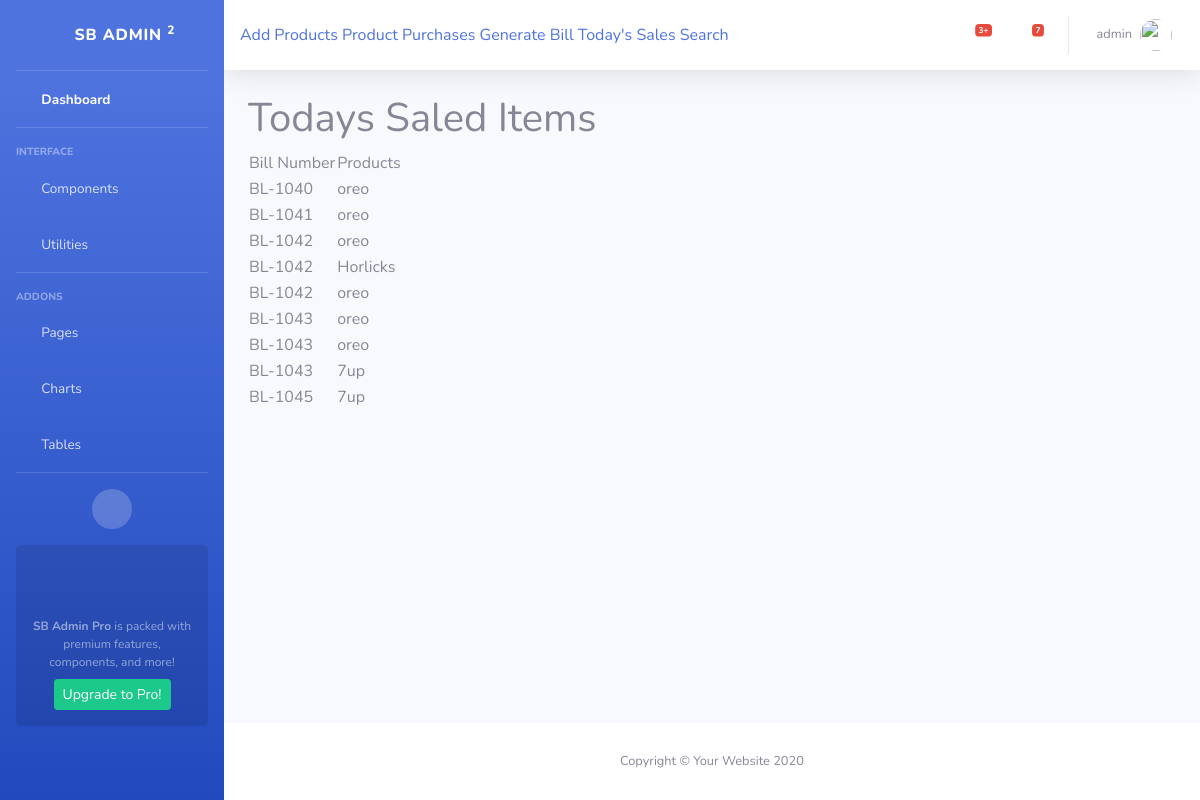
/billing/dsales (signed in), run on the app's committed database.
### app_billing/models.py (models this page shows, shortened)
class OrderLine(models.Model):
    bill_number = models.ForeignKey(Order, on_delete=models.CASCADE)
    product_name = models.ForeignKey(Items, on_delete=models.CASCADE)
    product_qty = models.FloatField()
    amount= models.FloatField()

class Order(models.Model):
    billnumber = models.CharField(max_length=12, unique=True)
    bill_date = models.DateField(auto_now=True)
    customer_name = models.CharField(max_length=60)
    phone_number = models.CharField(max_length=12)
    bill_total = models.IntegerField(default=0)
    def __str__(self):
        return str(self.billnumber)

class Items(models.Model):
    item_name = models.CharField(max_length=120)
    def __str__(self):
        return self.item_name

### app_billing/views.py (the view)
# urls.py: path('dsales', DailySales.as_view(), name='dsales'),
class DailySales(TemplateView):
    model = Order
    template_name = 'app_billing/admin_home.html'
    def get(self, request, *args, **kwargs):
        dates = date.today()
        tbill = Order.objects.filter(bill_date=dates)
        products = OrderLine.objects.filter(bill_number__billnumber__in=[t.billnumber for t in tbill])
        self.context = {
            "products":products,
        }
        return render(request, self.template_name, self.context)

### app_billing/templates/app_billing/admin_home.html
{% extends 'app_billing/admin_base.html' %}
{% block body_block %}
<h1>Todays Saled Items</h1>
<table>
    <tr>
        <td>Bill Number</td>
        <td>Products</td>
    </tr>
    {% for product in products %}
    <tr>
        <td>{{ product.bill_number }}</td>
        <td>{{ product.product_name }}</td>
    </tr>
    {% endfor %}
</table>
{% endblock %}

### app_billing/templates/app_billing/admin_base.html (shortened to what this page needs)
{%load static %}
<!DOCTYPE html>
<html lang="en">
<head>
    <link href="{% static 'vendor/fontawesome-free/css/all.min.css' %}" rel="stylesheet" type="text/css">
    <link href="{% static 'css/sb-admin-2.min.css' %}" rel="stylesheet">
</head>
<body id="page-top">
    <div id="wrapper">
        <ul class="navbar-nav bg-gradient-primary sidebar sidebar-dark accordion" id="accordionSidebar">
            <a class="sidebar-brand d-flex align-items-center justify-content-center" href="index.html">
                <div class="sidebar-brand-icon rotate-n-15">
                    <i class="fas fa-laugh-wink"></i>
                </div>
                <div class="sidebar-brand-text mx-3">SB Admin <sup>2</sup></div>
            </a>
            <hr class="sidebar-divider my-0">
            <li class="nav-item active">
                <a class="nav-link" href="index.html">
                    <i class="fas fa-fw fa-tachometer-alt"></i>
                    <span>Dashboard</span></a>
            </li>
            <hr class="sidebar-divider">
            <div class="sidebar-heading">
                Interface
            </div>
            <li class="nav-item">
                <a class="nav-link collapsed" href="#" data-toggle="collapse" data-target="#collapseTwo"
                    aria-expanded="true" aria-controls="collapseTwo">
                    <i class="fas fa-fw fa-cog"></i>
                    <span>Components</span>
                </a>
            </li>
            <li class="nav-item">
                <a class="nav-link collapsed" href="#" data-toggle="collapse" data-target="#collapseUtilities"
                    aria-expanded="true" aria-controls="collapseUtilities">
                    <i class="fas fa-fw fa-wrench"></i>
                    <span>Utilities</span>
                </a>
            </li>
            <hr class="sidebar-divider">
            <div class="sidebar-heading">
                Addons
            </div>
            <li class="nav-item">
                <a class="nav-link collapsed" href="#" data-toggle="collapse" data-target="#collapsePages"
                    aria-expanded="true" aria-controls="collapsePages">
                    <i class="fas fa-fw fa-folder"></i>
                    <span>Pages</span>
                </a>
            </li>
            <li class="nav-item">
                <a class="nav-link" href="charts.html">
                    <i class="fas fa-fw fa-chart-area"></i>
                    <span>Charts</span></a>
            </li>
            <li class="nav-item">
                <a class="nav-link" href="tables.html">
                    <i class="fas fa-fw fa-table"></i>
                    <span>Tables</span></a>
            </li>
            <hr class="sidebar-divider d-none d-md-block">
            <div class="text-center d-none d-md-inline">
                <button class="rounded-circle border-0" id="sidebarToggle"></button>
            </div>
            <div class="sidebar-card">
                <p class="text-center mb-2"><strong>SB Admin Pro</strong> is packed with premium features, components, and more!</p>
                <a class="btn btn-success btn-sm" href="https://startbootstrap.com/theme/sb-admin-pro">Upgrade to Pro!</a>
            </div>
        </ul>
        <div id="content-wrapper" class="d-flex flex-column">
            <div id="content">
                <nav class="navbar navbar-expand navbar-light bg-white topbar mb-4 static-top shadow">
                    <form>
                       <a class="collapse-item" href="{% url 'item' %}">Add Products</a>
                        <a class="collapse-item" href="{% url 'productcreate' %}">Product Purchases </a>
                        <a class="collapse-item" href="{% url 'ordercreate' %}">Generate Bill </a>
                         <a class="collapse-item" href="{% url 'dsales' %}">Today's Sales </a>
                         <a class="collapse-item" href="{% url 'search' %}">Search </a>
                    </form>
                    <ul class="navbar-nav ml-auto">
                        <li class="nav-item dropdown no-arrow mx-1">
                            <a class="nav-link dropdown-toggle" href="#" id="alertsDropdown" role="button"
                                data-toggle="dropdown" aria-haspopup="true" aria-expanded="false">
                                <i class="fas fa-bell fa-fw"></i>
                                <span class="badge badge-danger badge-counter">3+</span>
                            </a>
                        </li>
                        <li class="nav-item dropdown no-arrow mx-1">
                            <a class="nav-link dropdown-toggle" href="#" id="messagesDropdown" role="button"
                                data-toggle="dropdown" aria-haspopup="true" aria-expanded="false">
                                <i class="fas fa-envelope fa-fw"></i>
                                <span class="badge badge-danger badge-counter">7</span>
                            </a>
                        </li>
                        <li class="nav-item dropdown no-arrow">
                            <a class="nav-link dropdown-toggle" href="#" id="userDropdown" role="button"
                                data-toggle="dropdown" aria-haspopup="true" aria-expanded="false">
                                <span class="mr-2 d-none d-lg-inline text-gray-600 small">{{ request.user}}</span>
                                <img class="img-profile rounded-circle"
                                    src="img/undraw_profile.svg">
                            </a>
                        </li>
                    </ul>
                </nav>
                <div class="container-fluid">
                {% block body_block%}
                    {% endblock %}
                </div>
            </div>
            <footer class="sticky-footer bg-white">
                <div class="container my-auto">
                    <div class="copyright text-center my-auto">
                        <span>Copyright &copy; Your Website 2020</span>
                    </div>
                </div>
            </footer>
        </div>
    </div>
</body>
</html>

### data on the page
OrderLine: bill_number "BL-1040", product_name "oreo"
OrderLine: bill_number "BL-1041", product_name "oreo"
OrderLine: bill_number "BL-1042", product_name "oreo"
OrderLine: bill_number "BL-1042", product_name "Horlicks"
OrderLine: bill_number "BL-1042", product_name "oreo"
OrderLine: bill_number "BL-1043", product_name "oreo"
OrderLine: bill_number "BL-1043", product_name "oreo"
OrderLine: bill_number "BL-1043", product_name "7up"
OrderLine: bill_number "BL-1045", product_name "7up"

### other printed values
{{ request.user }} "admin"
